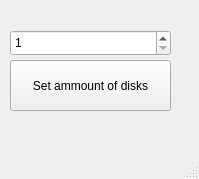
<?xml version="1.0" encoding="UTF-8"?>
<ui version="4.0">
 <class>MainWindow</class>
 <widget class="QMainWindow" name="MainWindow">
  <property name="geometry">
   <rect>
    <x>0</x>
    <y>0</y>
    <width>199</width>
    <height>179</height>
   </rect>
  </property>
  <property name="windowTitle">
   <string>MainWindow</string>
  </property>
  <widget class="QWidget" name="centralwidget">
   <widget class="QPushButton" name="pushButton">
    <property name="geometry">
     <rect>
      <x>10</x>
      <y>60</y>
      <width>161</width>
      <height>51</height>
     </rect>
    </property>
    <property name="text">
     <string>Set ammount of disks</string>
    </property>
   </widget>
   <widget class="QSpinBox" name="spinBox">
    <property name="geometry">
     <rect>
      <x>10</x>
      <y>30</y>
      <width>161</width>
      <height>26</height>
     </rect>
    </property>
    <property name="minimum">
     <number>1</number>
    </property>
    <property name="maximum">
     <number>19</number>
    </property>
   </widget>
  </widget>
  <widget class="QMenuBar" name="menubar">
   <property name="geometry">
    <rect>
     <x>0</x>
     <y>0</y>
     <width>199</width>
     <height>22</height>
    </rect>
   </property>
  </widget>
  <widget class="QStatusBar" name="statusbar"/>
 </widget>
 <resources/>
 <connections/>
</ui>
